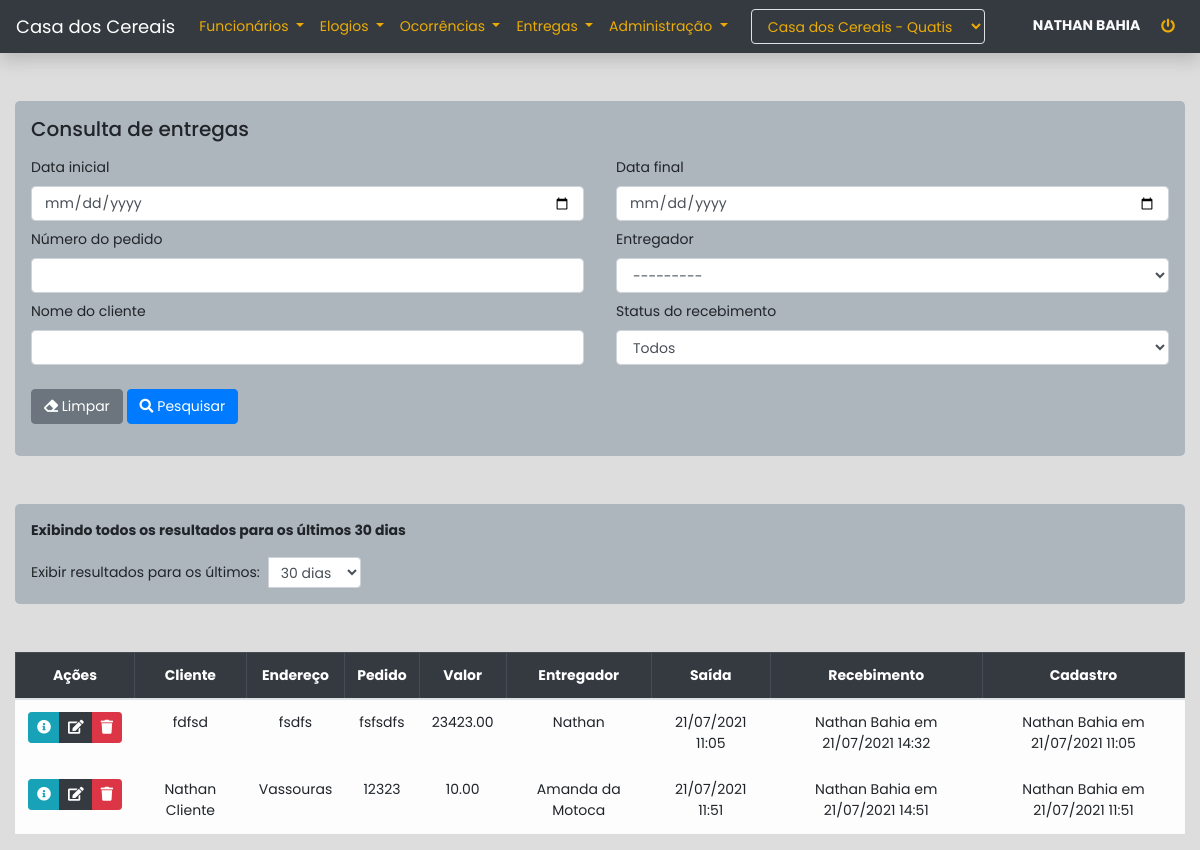
/entregas/consulta (signed in), run on the app's committed database.
### apps/entregas/models.py (models this page shows)
class Entrega(Base):
    nome_cliente = models.CharField(max_length=255)
    endereco_cliente = models.CharField(max_length=255)
    numero_pedido = models.CharField(max_length=255)
    valor_pedido = models.DecimalField(max_digits=10, decimal_places=2)
    saida_pedido = models.DateTimeField()
    filial_pedido = models.ForeignKey('core.Filial', on_delete=models.CASCADE)
    recebimento_pedido = models.DateTimeField(blank=True, null=True)
    detalhes_pedido = models.TextField(blank=True, null=True)
    observacao_final = models.TextField(blank=True, null=True)
    usuario_recebimento = models.ForeignKey(User, on_delete=models.SET_NULL, blank=True, null=True, related_name='usuario_recebimento')
    entregador = models.ForeignKey(Entregador, on_delete=models.SET_NULL, null=True)
    class Meta:
        ordering = ['saida_pedido']
    @property
    def recebida(self):
        if self.usuario_recebimento:
            return True
        return False
    @property
    def recebimento(self):
        if self.usuario_recebimento:
            if self.recebimento_pedido:
                return f'{self.usuario_recebimento.get_full_name()} em {self.recebimento_pedido.strftime("%d/%m/%Y %H:%M")}'
            return self.usuario_recebimento.get_full_name()
        else:
            if self.recebimento_pedido:
                return self.recebimento_pedido.strftime("%d/%m/%Y %H:%M")
        return 'Pendente'

class Entregador(Base):
    nome = models.CharField(max_length=255)
    filial = models.ForeignKey('core.Filial', on_delete=models.CASCADE)
    telefone = models.CharField(max_length=20, blank=True, null=True)
    veiculo = models.CharField(max_length=255, blank=True, null=True)
    placa = models.CharField(max_length=20, blank=True, null=True)
    def __str__(self):
        return self.nome
    class Meta:
        ordering = ['nome']
        verbose_name = 'Entregador'
        verbose_name_plural = 'Entregadores'

### apps/entregas/views.py (the view, shortened to what this page needs)
# urls.py: path('consulta', views.consulta_entregas, name='consulta_entregas'),
@login_required
def consulta_entregas(request):
    usuario = request.user.perfil.latest('id')
    consulta = False
    dias = 30 if request.GET.get('dias') not in ['30', '60', '90', '120'] else request.GET.get('dias')
    data_range = utils.get_data_range(dias, convert=True)
    exclude = {}
    filtros = {
        'saida_pedido__range': data_range,
        'filial_pedido': usuario.filial,
        'ativo': True,
    }
    query = models.Entrega.objects.filter(
        **filtros
    ).order_by('recebimento_pedido', '-saida_pedido')
    form = forms.ConsultaEntregaForm(
        usuario=usuario,
        data=request.GET
    )
    context = {
        'form': form,
        'dias': dias,
        'consulta': consulta,
        'filtros': filtros,
        'entregas': query
    }
    return render(request, 'entregas/consultas.html', context)

### apps/core/context_processors.py (called while the page is built)
def usuario(request):
    if not request.user.is_authenticated:
        return {}
    context = {'usuario': {}}
    perfil = request.user.perfil.order_by('id').last()
    if perfil:
        context['usuario']['filial'] = perfil.filial
        context['usuario']['filiais'] = models.Filial.objects.all()
        if perfil.tipo == '2':
            context['usuario']['administrador'] = True
    return context

### apps/core/models.py (called while the page is built)
    @property
    def cadastro(self):
        dt = localtime(self.criacao)
        if self.usuario:
            return f"{self.usuario.get_full_name()} em {dt.strftime('%d/%m/%Y %H:%M')}"
        return f"Usuário excluído em {dt.strftime('%d/%m/%Y')}"

    def __str__(self):
        return f'{self.nome} - {self.cidade}'

### apps/core/utils.py (called while the page is built)
def get_data_range(dias: int, convert=False) -> list:
    presente = datetime.today().date()
    passado = presente - timedelta(days=int(dias))
    if convert:
        return [convert_date_to_datetime(passado), convert_date_to_datetime(presente, inicio=False)]
    return [passado, presente]

def convert_date_to_datetime(date_value, inicio=True):
    if inicio:
        return date_value.strftime("%Y-%m-%d") + " 00:00:00"
    return date_value.strftime("%Y-%m-%d") + " 23:59:59"

### apps/entregas/templates/entregas/consultas.html (shortened to what this page needs)
{% extends 'core/base.html' %}
{% load bootstrap4 %}
{% block content %}
<div class="container-fluid">
    <form method='get' class='my-5 jumbotron p-3' autocomplete="off">
        <h5>Consulta de entregas</h5>
        <div class="row mx-0 mt-3">
            <div class="col-12 col-sm-6 px-0 pr-sm-3">
                <div class="form-group mb-2">
                    <label for="{{ form.data_inicial.id_for_label }}">{{ form.data_inicial.label }}</label>
                    {{ form.data_inicial }}
                </div>
            </div>
            <div class="col-12 col-sm-6 px-0 pl-sm-3">
                <div class="form-group mb-2">
                    <label for="{{ form.data_final.id_for_label }}">{{ form.data_final.label }}</label>
                    {{ form.data_final }}
                </div>
            </div>
            <div class="col-12 col-sm-6 px-0 pr-sm-3">
                <div class="form-group mb-2">
                    <label for="{{ form.pedido.id_for_label }}">{{ form.pedido.label }}</label>
                    {{ form.pedido }}
                </div>
            </div>
            <div class="col-12 col-sm-6 px-0 pl-sm-3">
                <div class="form-group mb-2">
                    <label for="{{ form.entregador.id_for_label }}">{{ form.entregador.label }}</label>
                    {{ form.entregador }}
                </div>
            </div>
            <div class="col-12 col-sm-6 px-0 pr-sm-3">
                <div class="form-group mb-2">
                    <label for="{{ form.cliente.id_for_label }}">{{ form.cliente.label }}</label>
                    {{ form.cliente }}
                </div>
            </div>
            <div class="col-12 col-sm-6 px-0 pl-sm-3">
                <div class="form-group mb-2">
                    <label for="{{ form.status.id_for_label }}">{{ form.status.label }}</label>
                    {{ form.status }}
                </div>
            </div>
            <div class="col-12 my-3 px-0">
                <button type="reset" class="btn btn-secondary">
                    <i class="fas fa-eraser"></i> Limpar
                </button>
                <button type="submit" class="btn btn-primary">
                    <i class="fas fa-search"></i> Pesquisar
                </button>
            </div>
        </div>
    </form>
    {% if entregas %}
        {% include 'core/utils/consulta_range_dias.html' %}
        <div class="table-responsive mt-5">
            <table class="table table-bordered text-center">
                <thead class="table-dark">
                    <tr>
                        <th>Ações</th>
                        <th>Cliente</th>
                        <th>Endereço</th>
                        <th>Pedido</th>
                        <th>Valor</th>
                        <th>Entregador</th>
                        <th>Saída</th>
                        <th>Recebimento</th>
                        <th>Cadastro</th>
                    </tr>
                </thead>
                <tbody class="table-light">
                    {% for entrega in entregas %}
                        <tr>
                            <td>
                                <div class="btn-group">
                                    <button class="btn btn-sm btn-info btn-info-entrega" data-entrega="{{ entrega.id }}"><i class="fas fa-info-circle"></i></button>
                                    <a href="{% url "entregas:edit_entregas" entrega.id %}" class="btn btn-sm btn-dark"><i class="fas fa-edit"></i></a>
                                    <button class="btn btn-sm btn-danger btn-delete-entrega" data-entrega="{{ entrega.id }}"><i class="fas fa-trash"></i></button>
                                </div>
                            </td>
                            <td>{{ entrega.nome_cliente }}</td>
                            <td>{{ entrega.endereco_cliente }}</td>
                            <td>{{ entrega.numero_pedido }}</td>
                            <td>{{ entrega.valor_pedido }}</td>
                            <td>{{ entrega.entregador.nome }}</td>
                            <td>{{ entrega.saida_pedido|date:'d/m/Y H:i' }}</td>
                            <td>{{ entrega.recebimento }}</td>
                            <td>{{ entrega.cadastro }}</td>
                        </tr>
                    {% endfor %}
                </tbody>
            </table>
        </div>
    {% endif %}
</div>
{% endblock content %}

### apps/core/templates/core/base.html (shortened to what this page needs)
{% load static %}
<!DOCTYPE html>
{% load bootstrap4 %}
<html lang="pt-br">
    <head>
        <link rel="stylesheet" href="https://use.fontawesome.com/releases/v5.0.13/css/all.css">
        {% bootstrap_css %}
    </head>
    <body>
    <nav class="navbar navbar-expand-lg navbar-dark bg-dark shadow mb-5">
        <a class="navbar-brand" href="{% url 'core:index' %}">Casa dos Cereais</a>
        <div class="collapse navbar-collapse" id="navbarSupportedContent">
            <ul class="navbar-nav mr-auto">
                <li class="nav-item dropdown">
                    <a class="nav-link dropdown-toggle text-warning" href="#" id="dropFuncionarios" role="button"
                       data-toggle="dropdown" aria-haspopup="true" aria-expanded="false">
                        Funcionários
                    </a>
                </li>
                <li class="nav-item dropdown text-warning">
                    <a class="nav-link dropdown-toggle text-warning" href="#" id="dropElogios" role="button"
                       data-toggle="dropdown" aria-haspopup="true" aria-expanded="false">
                        Elogios
                    </a>
                </li>
                <li class="nav-item dropdown">
                    <a class="nav-link dropdown-toggle text-warning" href="#" id="dropOcorrencias" role="button"
                       data-toggle="dropdown" aria-haspopup="true" aria-expanded="false">
                        Ocorrências
                    </a>
                </li>
                <li class="nav-item dropdown">
                    <a class="nav-link dropdown-toggle text-warning" href="#" id="dropEntregas" role="button"
                       data-toggle="dropdown" aria-haspopup="true" aria-expanded="false">
                        Entregas
                    </a>
                </li>
                <li class="nav-item dropdown">
                    <a class="nav-link dropdown-toggle text-warning" href="#" id="dropAdm" role="button"
                       data-toggle="dropdown" aria-haspopup="true" aria-expanded="false">
                        Administração
                    </a>
                </li>
            </ul>
            {% if usuario.administrador %}
                <div class="mr-sm-5">
                    <form action="{% url "core:altera_filial" %}" method="post" id="formFilial">
                        <div class="form group">
                            <select name="filial" id="" class="form-control bg-dark border boder-light text-warning" onchange="$('#formFilial').submit()">
                                {% for filial in usuario.filiais %}
                                    <option value="{{ filial.id }}" {% if usuario.filial == filial %}selected{% endif %}>{{ filial }}</option>
                                {% endfor %}
                            </select>
                        </div>
                    </form>
                </div>
            {% endif %}
            <div class="text-light text-sm-right">
                <b>{{ request.user.get_full_name|upper }}</b>
                <a class='btn btn-sm ml-2' href="{% url 'usuarios:logout' %}" data-toggle="tooltip" title="Sair do sistema">
                    <i class="fas fa-power-off text-warning"></i>
                </a>
            </div>
        </div>
    </nav>
    {% block content %} {% endblock %}
    </body>
</html>

### apps/core/templates/core/base.html (style rules this page uses)
body, a, .btn, .form-control { font-family: 'Poppins', sans-serif; font-size: 14px !important; }
body { background-color: #DDD; }
.jumbotron { background-color: #adb5bd !important; }
.navbar-brand { font-size: 18px !important; }
.text-warning { color: #ecac05 !important; }
.btn-danger, .alert-danger { background: #dc3545 !important; }

### data on the page
Entrega: nome_cliente "fdfsd", endereco_cliente "fsdfs", numero_pedido "fsfsdfs", valor_pedido "23423.00", entregador.nome "Nathan", saida_pedido "21/07/2021 11:05", recebimento "Nathan Bahia em 21/07/2021 14:32", cadastro "Nathan Bahia em 21/07/2021 11:05"
Entrega: nome_cliente "Nathan Cliente", endereco_cliente "Vassouras", numero_pedido "12323", valor_pedido "10.00", entregador.nome "Amanda da Motoca", saida_pedido "21/07/2021 11:51", recebimento "Nathan Bahia em 21/07/2021 14:51", cadastro "Nathan Bahia em 21/07/2021 11:51"

### other printed values
{{ request.user.get_full_name|upper }} "NATHAN BAHIA"
{{ dias }} "30"
form field filial "Casa dos Cereais - Quatis"
